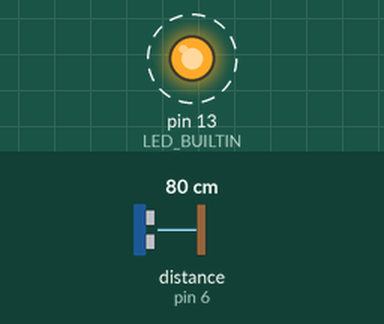
This sketch was run on a simulated Arduino Uno, built with avr-gcc and run on an emulated ATmega328P. On the bench: output pins drawn as LEDs (lit = HIGH). Wiring (inferred from the names in the program): ultrasonic range finder: trigger pin 7; echo pin 6. Dashed ring = blinking. The test bench sets the inputs (shaded band); at power-on: distance to the obstacle (sensor on pin 6) 80 cm. The echo pulse lasts 58.3 µs per cm; pins used as bus, display or sensor lines are not drawn; what the sketch prints to the serial monitor is not drawn.

Above: at 0.7 s.
Timing chart, 0 to 3.5 s (numbered marks = the images above):
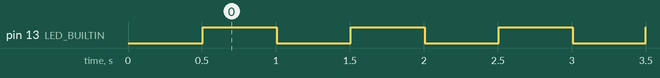

The sketch:

LidSensorTest.ino
```cpp
/*
  Under-lid sensor test (HC-SR04 "justPi")
  TRIG -> D7   ECHO -> D6
  Prints the measured distance every 500 ms at 115200 baud.
*/

const uint8_t LID_TRIG_PIN = 7;
const uint8_t LID_ECHO_PIN = 6;
const unsigned long ECHO_TIMEOUT_US = 25000;

float readDistanceCm() {
  digitalWrite(LID_TRIG_PIN, LOW);
  delayMicroseconds(2);
  digitalWrite(LID_TRIG_PIN, HIGH);
  delayMicroseconds(10);
  digitalWrite(LID_TRIG_PIN, LOW);
  unsigned long duration = pulseIn(LID_ECHO_PIN, HIGH, ECHO_TIMEOUT_US);
  if (duration == 0) return -1.0f;
  return duration * 0.0343f / 2.0f;
}

void setup() {
  Serial.begin(115200);
  delay(500);
  pinMode(LID_TRIG_PIN, OUTPUT);
  pinMode(LID_ECHO_PIN, INPUT);
  pinMode(LED_BUILTIN, OUTPUT);
  digitalWrite(LID_TRIG_PIN, LOW);
  Serial.println("=== LID SENSOR TEST (TRIG D7 / ECHO D6) ===");
}

void loop() {
  static unsigned long last = 0;
  digitalWrite(LED_BUILTIN, (millis() / 500) % 2);   // heartbeat

  if (millis() - last >= 500) {
    last = millis();
    float d = readDistanceCm();
    if (d > 0.0f) {
      Serial.print("lid: ");
      Serial.print(d, 1);
      Serial.println(" cm");
    } else {
      Serial.println("lid: no echo (check wiring / 5V / GND)");
    }
  }
}
```

Measured:
- by itself, pin 13 (LED_BUILTIN): alternates HIGH for 0.50 s and LOW for 0.50 s
